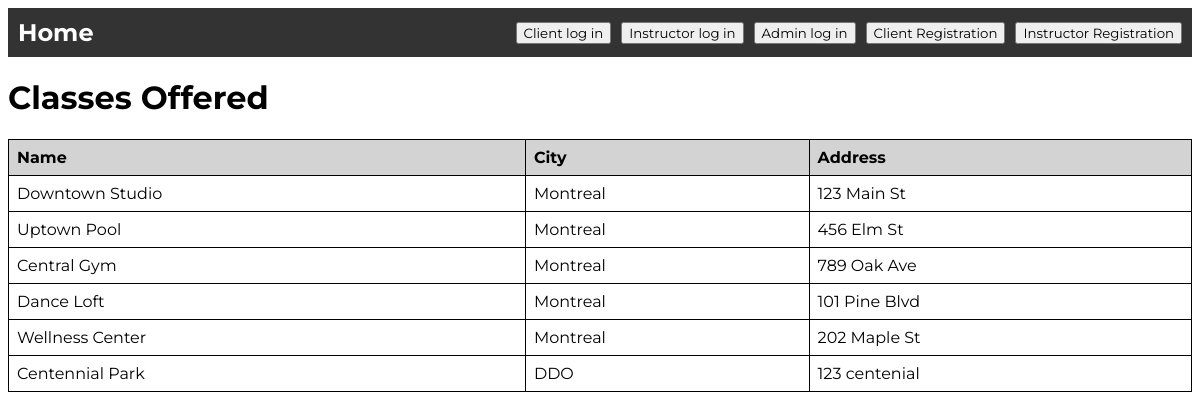
Page /view_locations on the committed database.
### models/models.py (models this page shows, shortened)
class Location(db.Model):
    __tablename__ = 'locations'
    location_id = db.Column(db.Integer, primary_key=True, autoincrement=True)
    name = db.Column(db.String(128), nullable=False)
    city = db.Column(db.String(128), nullable=False)
    address = db.Column(db.String(255), nullable=False)

### main.py (the view)
@app.route('/view_locations')
def view_locations():
    locations = Location.query.all()
    return render_template('view_locations.html', locations=locations)

### templates/view_locations.html
{% include 'header.html' %}
<h1>Classes Offered</h1>
<table>
    <thead>
        <tr>
            <th>Name</th>
            <th>City</th>
            <th>Address</th>
        </tr>
    </thead>
    <tbody>
        {% for location in locations %}
        <tr>
            <td>{{ location.name }}</td>
            <td>{{ location.city }}</td>
            <td>{{ location.address }}</td>
        </tr>
        {% endfor %}
    </tbody>
</table>
</body>
</html>

### static/style.css (style rules this page uses)
* { font-family: "Montserrat", sans-serif; }
table { width: 100%; border-collapse: collapse; }
th, td { border: 1px solid black; padding: 8px; text-align: left; }
th { background-color:lightgray; }

### rows in the picture
Location: name "Downtown Studio", city "Montreal", address "123 Main St"
Location: name "Uptown Pool", city "Montreal", address "456 Elm St"
Location: name "Central Gym", city "Montreal", address "789 Oak Ave"
Location: name "Dance Loft", city "Montreal", address "101 Pine Blvd"
Location: name "Wellness Center", city "Montreal", address "202 Maple St"
Location: name "Centennial Park", city "DDO", address "123 centenial"
